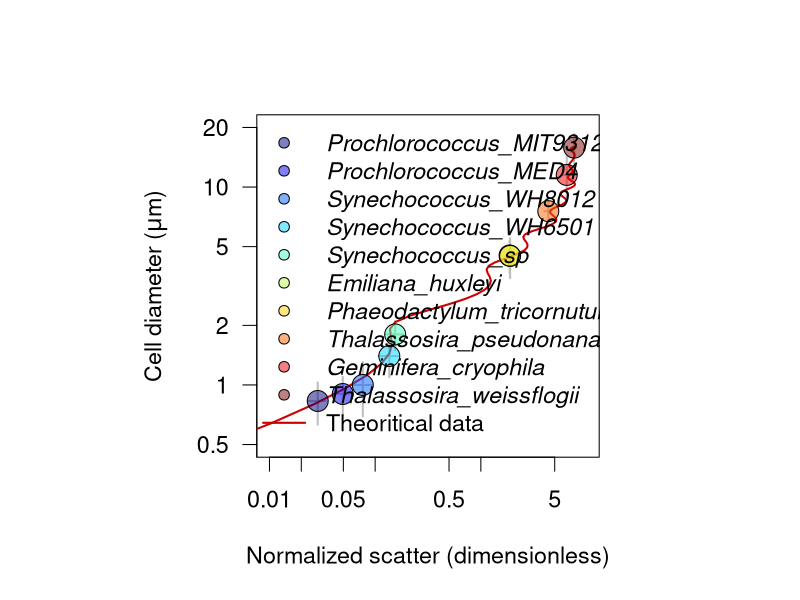

The R source for this figure:
#########################
### LINEAR REGRESSION ###
#########################
library(scales)
path.to.git.repository <- "~/Documents/DATA/Codes/fsc-size-calibration"
setwd(path.to.git.repository)
.rainbow.cols <- colorRampPalette(c("#00007F", "blue", "#007FFF", "cyan", "#7FFF7F", "yellow","#FF7F00", "red", "#7F0000"))

culture <- read.csv("scatter_calibration.csv")
culture$norm.fsc <- culture$fsc / culture$fsc.beads
culture$norm.fsc.sd <- culture$fsc.sd / culture$fsc.beads
culture$volume <- 4/3 * pi * (culture$diameter/2)^3
culture$volume.sd <- culture$volume * culture$diameter.sd/culture$diameter

culture2 <- aggregate(culture, by=list(culture$species), FUN=mean)
culture2 <- culture2[order(culture2$norm.fsc),]

mie <- read.csv("meidata.csv")
mie$scatter <- mie$scatter/14000 # to scale with empirical data
mie$diam <- 1.6*mie$diam
mie$volume <- 4/3 * pi * (mie$diam/2)^3

png("Seaflow-diameter-scatter.png",width=12, height=12, unit='in', res=100)

  par(mfrow=c(1,1), pty='s',cex=1.4)
  plot(culture2$norm.fsc, culture2$diameter, log='xy', pch=NA,ylab=substitute(paste("Cell diameter (",mu,"m)")), xlab="Normalized scatter (dimensionless)",cex=2, xaxt='n', yaxt='n', xlim=c(0.01,10), ylim=c(0.5,20))
  with(culture2, arrows(norm.fsc, diameter-culture2$diameter.sd, norm.fsc, diameter + culture2$diameter.sd,  code = 3, length=0, col='grey',lwd=2))
  with(culture2, arrows(norm.fsc-norm.fsc.sd, diameter, norm.fsc+norm.fsc.sd, diameter,  code = 3, length=0,col='grey',lwd=2))
  axis(1, at=c(0.01,0.02,0.05,0.1,0.5,1,5), labels=c(0.01,0.02,0.05,0.1,0.5,1,5))
  axis(2, at=c(0.1,0.2,0.5,1,2,5,10,20), labels=c(0.1,0.2,0.5,1,2,5,10,20), las=1)
  lines(mie$scatter, mie$diam, col='red3',lwd=2)
  points(culture2$norm.fsc, culture2$diameter, bg=alpha(.rainbow.cols(nrow(culture2)),0.5), pch=21,cex=2)
  legend("topleft",legend=c(as.vector(culture2$Group.1),"Theoritical data"), pch=c(rep(21,nrow(culture2)),NA), lwd=c(rep(NA,nrow(culture2)),2), bty='n',
            pt.bg=alpha(.rainbow.cols(nrow(culture2)),0.5), col=c(rep(1,nrow(culture2)),'red3'), text.font=c(rep(3,nrow(culture2)),1))

  # plot(culture2$norm.fsc, culture2$volume, log='xy', pch=NA,ylab=substitute(paste("Cell volume (",mu,"m3)")), xlab="Normalized scatter (dimensionless)",cex=2, xaxt='n', yaxt='n', xlim=c(0.01,10))
  # with(culture2, arrows(norm.fsc, volume-culture2$volume.sd, norm.fsc, volume + culture2$volume.sd,  code = 3, length=0, col='grey',lwd=2))
  # with(culture2, arrows(norm.fsc-norm.fsc.sd, volume, norm.fsc+norm.fsc.sd, volume,  code = 3, length=0,col='grey',lwd=2))
  # axis(1, at=c(0.01,0.02,0.05,0.1,0.5,1,5), labels=c(0.01,0.02,0.05,0.1,0.5,1,5))
  # axis(2, at=c(0.1,0.2,0.5,1,2,5,10,20,50,100,200,500,1000), labels=c(0.1,0.2,0.5,1,2,5,10,20,50,100,200,500,1000), las=1)
  # lines(mie$scatter, mie$volume, col='red3',lwd=2)
  # points(culture2$norm.fsc, culture2$volume, bg=alpha(.rainbow.cols(nrow(culture2)),0.5), pch=21,cex=2)
  # legend("topleft",legend=c(as.vector(culture2$Group.1),"Theoritical data"), pch=c(rep(21,nrow(culture2)),NA), lwd=c(rep(NA,nrow(culture2)),2), bty='n',
  #           pt.bg=alpha(.rainbow.cols(nrow(culture2)),0.5), col=c(rep(1,nrow(culture2)),'red3'), text.font=c(rep(3,nrow(culture2)),1))

dev.off()
